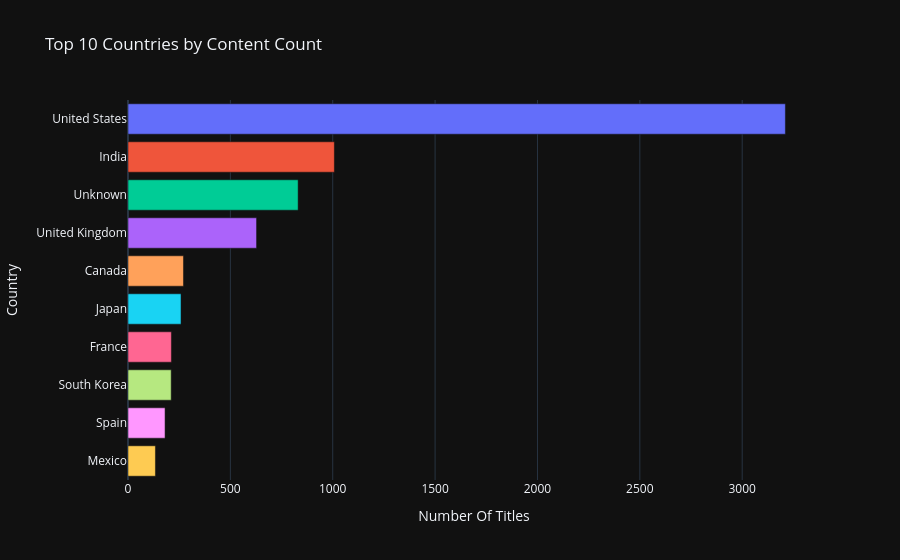

The notebook cell this image was saved under:
### Markdown cell above
# Top Countries

### Code cell
top_countries = df["primary_country"].value_counts().reset_index().head(10)
Fig=px.bar(top_countries,x="count",y="primary_country",title="Top 10 Countries by Content Count",color="primary_country")
Fig.update_layout(template="plotly_dark",xaxis_title="Number Of Titles",yaxis_title="Country",showlegend=False)
Fig.show()
Fig.write_image(r"C:\Users\shubh\OneDrive\Documents\netflix advanced project\plots\top_countries.png")

### Figure 1 — Plotly figure (JSON) as saved in the notebook; plotly's stock layout.template omitted (floating-point values rounded to 4 significant figures)
{"data": [{"hovertemplate": "primary_country=%{y}<br>count=%{x}<extra></extra>", "legendgroup": "United States", "marker": {"color": "#636efa", "pattern": {"shape": ""}}, "name": "United States", "orientation": "h", "showlegend": true, "textposition": "auto", "type": "bar", "x": [3211], "xaxis": "x", "y": ["United States"], "yaxis": "y"}, {"hovertemplate": "primary_country=%{y}<br>count=%{x}<extra></extra>", "legendgroup": "India", "marker": {"color": "#EF553B", "pattern": {"shape": ""}}, "name": "India", "orientation": "h", "showlegend": true, "textposition": "auto", "type": "bar", "x": [1008], "xaxis": "x", "y": ["India"], "yaxis": "y"}, {"hovertemplate": "primary_country=%{y}<br>count=%{x}<extra></extra>", "legendgroup": "Unknown", "marker": {"color": "#00cc96", "pattern": {"shape": ""}}, "name": "Unknown", "orientation": "h", "showlegend": true, "textposition": "auto", "type": "bar", "x": [831], "xaxis": "x", "y": ["Unknown"], "yaxis": "y"}, {"hovertemplate": "primary_country=%{y}<br>count=%{x}<extra></extra>", "legendgroup": "United Kingdom", "marker": {"color": "#ab63fa", "pattern": {"shape": ""}}, "name": "United Kingdom", "orientation": "h", "showlegend": true, "textposition": "auto", "type": "bar", "x": [628], "xaxis": "x", "y": ["United Kingdom"], "yaxis": "y"}, {"hovertemplate": "primary_country=%{y}<br>count=%{x}<extra></extra>", "legendgroup": "Canada", "marker": {"color": "#FFA15A", "pattern": {"shape": ""}}, "name": "Canada", "orientation": "h", "showlegend": true, "textposition": "auto", "type": "bar", "x": [271], "xaxis": "x", "y": ["Canada"], "yaxis": "y"}, {"hovertemplate": "primary_country=%{y}<br>count=%{x}<extra></extra>", "legendgroup": "Japan", "marker": {"color": "#19d3f3", "pattern": {"shape": ""}}, "name": "Japan", "orientation": "h", "showlegend": true, "textposition": "auto", "type": "bar", "x": [259], "xaxis": "x", "y": ["Japan"], "yaxis": "y"}, {"hovertemplate": "primary_country=%{y}<br>count=%{x}<extra></extra>", "legendgroup": "France", "marker": {"color": "#FF6692", "pattern": {"shape": ""}}, "name": "France", "orientation": "h", "showlegend": true, "textposition": "auto", "type": "bar", "x": [212], "xaxis": "x", "y": ["France"], "yaxis": "y"}, {"hovertemplate": "primary_country=%{y}<br>count=%{x}<extra></extra>", "legendgroup": "South Korea", "marker": {"color": "#B6E880", "pattern": {"shape": ""}}, "name": "South Korea", "orientation": "h", "showlegend": true, "textposition": "auto", "type": "bar", "x": [211], "xaxis": "x", "y": ["South Korea"], "yaxis": "y"}, {"hovertemplate": "primary_country=%{y}<br>count=%{x}<extra></extra>", "legendgroup": "Spain", "marker": {"color": "#FF97FF", "pattern": {"shape": ""}}, "name": "Spain", "orientation": "h", "showlegend": true, "textposition": "auto", "type": "bar", "x": [181], "xaxis": "x", "y": ["Spain"], "yaxis": "y"}, {"hovertemplate": "primary_country=%{y}<br>count=%{x}<extra></extra>", "legendgroup": "Mexico", "marker": {"color": "#FECB52", "pattern": {"shape": ""}}, "name": "Mexico", "orientation": "h", "showlegend": true, "textposition": "auto", "type": "bar", "x": [134], "xaxis": "x", "y": ["Mexico"], "yaxis": "y"}], "layout": {"barmode": "relative", "legend": {"title": {"text": "primary_country"}, "tracegroupgap": 0}, "showlegend": false, "title": {"text": "Top 10 Countries by Content Count"}, "xaxis": {"anchor": "y", "domain": [0, 1], "title": {"text": "Number Of Titles"}}, "yaxis": {"anchor": "x", "categoryarray": ["Mexico", "Spain", "South Korea", "France", "Japan", "Canada", "United Kingdom", "Unknown", "India", "United States"], "categoryorder": "array", "domain": [0, 1], "title": {"text": "Country"}}}}
